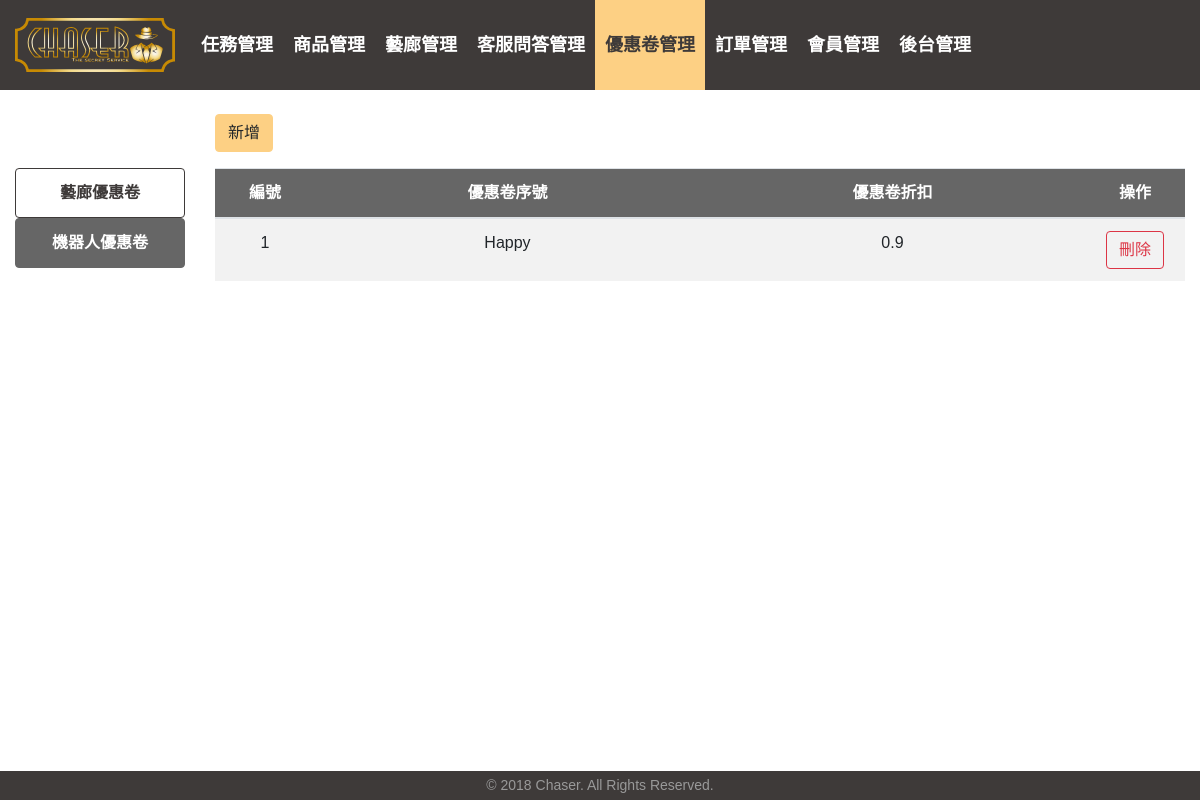
The app's page /coupon-backstage2.php, older data.
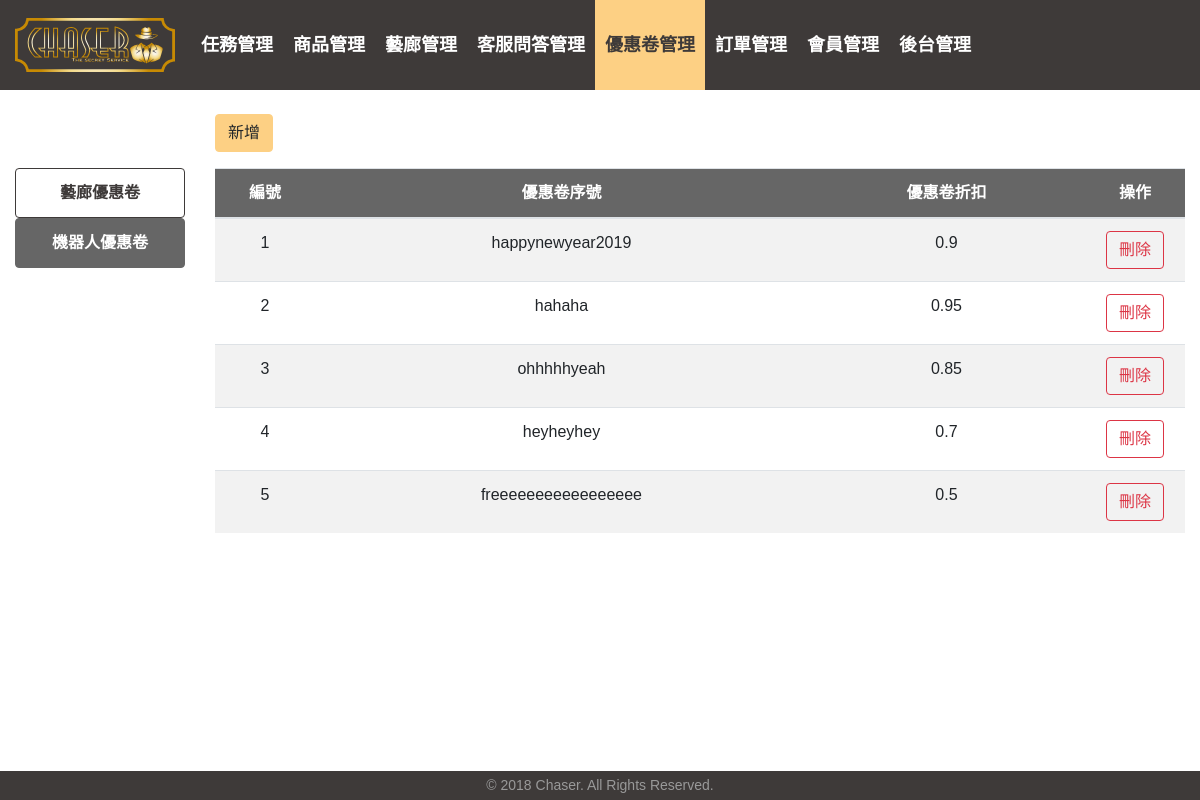
The same page, newer data.
### tables this page shows
CREATE TABLE `coupon` (
  `couponid` int(5) UNSIGNED ZEROFILL NOT NULL,
  `discount` float DEFAULT NULL,
  `promotion` varchar(50) DEFAULT 'x',
  `caniuse` int(1) NOT NULL DEFAULT '1',
  `couponusedate` datetime DEFAULT NULL
);

### coupon-backstage2.php (the view, shortened to what this page needs)
<?php
try {
    require_once "connect.php";
    $sql = "select *
    from coupon
    where promotion != 'x';";
    $stmt = $pdo->query($sql);
    $result = $stmt->fetchAll(PDO::FETCH_ASSOC);
} catch (PDOException $e) {
    exit('資料庫連結失敗，錯誤訊息為:' . $e->getMessage());
}
?>
<!DOCTYPE html>
<html lang="zh-tw">
<head>
    <link rel="stylesheet" href="css\bootstrap-scss\bootstrap.css" />
    <link rel="stylesheet" href="https://use.fontawesome.com/releases/v5.6.3/css/all.css">
    <link rel="stylesheet" href="css/backstage/backstage_common.css">
</head>
<body>
   <?php include_once 'backstage_navbar.php';?>
    <div class="container-fluid mb-3">
        <div class="row">
            <div class="col-2"></div>
            <div class="col-10">
                <div id="btn-add" class="btn btn-warning">新增</div>
            </div>
        </div>
    </div>
    <div class="container-fluid pb-5">
        <div class="row">
            <div class="col-2">
                <ul class="list-group">
                    <a href="coupon-backstage.php" class="text-center"><li class="list-group-item">藝廊優惠卷</li></a>
                    <a href="coupon-backstage2.php" class="text-center"><li class="list-group-item active">機器人優惠卷</li></a>
                </ul>
            </div>
            <div class="col-10">
                <table class="table table-striped">
                    <thead id="thead">
                        <tr>
                            <th class="text-center" scope="col" width="100">編號</th>
                            <th class="text-center" scope="col">優惠卷序號</th>
                            <th class="text-center" scope="col">優惠卷折扣</th>
                            <th class="text-center" scope="col" width="100">操作</th>
                        </tr>
                    </thead>
                    <tbody id="tbody">
                        <?php foreach ($result as $row): ?>
                            <tr>
                                <td class="text-center number"></td>
                                <td class="text-center promotion"><?php echo $row["promotion"];?></td>
                                <td class="text-center discount"><?php echo $row["discount"];?></td>
                                <td class="text-center"><div data-id="<?php echo $row["couponid"];?>" class="btn btn-outline-danger btn-delete">刪除</div></td>
                            </tr>
                        <?php endforeach?>
                    </tbody>
                </table>
            </div>
        </div>
    </div>
    <footer class="footer">© 2018 Chaser. All Rights Reserved.</footer>
</body>
</html>

Row changes from the older to the newer data that the page shows:
changed coupon: promotion "Happy" → "happynewyear2019"
added coupon: promotion "hahaha", discount "0.95"
added coupon: promotion "ohhhhhyeah", discount "0.85"
added coupon: promotion "heyheyhey", discount "0.7"
added coupon: promotion "freeeeeeeeeeeeeeeee", discount "0.5"
